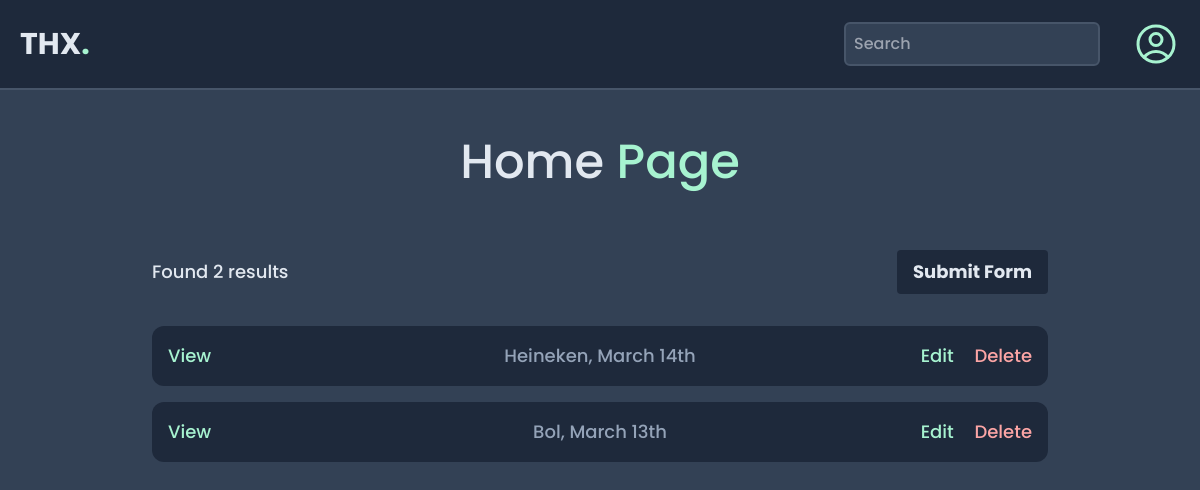
The page / on the database its author committed.
### base/models.py (models this page shows, shortened)
class Room(models.Model):
    COUNTRY_CHOICES = [
        ("NL", "Netherlands"),
        ("BE", "Belgium"),
        ("DE", "Germany"),
        ("FR", "France"),
        ("UK", "United Kingdom"),
    ]
    country = models.CharField(max_length=50, choices=COUNTRY_CHOICES, default="NL")
    name_client = models.CharField(max_length=50, default="")
    name_advertiser = models.CharField(max_length=50, null=True, blank=True, default="")
    name_campaign = models.CharField(max_length=50, default="")
    comment = models.TextField(max_length=100, null=True, blank=True, default="")
    updated = models.DateTimeField(auto_now=True)
    created = models.DateTimeField(auto_now_add=True)
    class Meta:
        ordering = ["-created"]

### base/views.py (the view)
# urls.py: path("", views.home, name="home"),
def home(request):
    q = request.GET.get("q") if request.GET.get("q") != None else ""
    rooms = Room.objects.filter(Q(name_client__icontains=q) | Q(comment__icontains=q))
    room_count = rooms.count()
    context = {"rooms": rooms, "room_count": room_count, "title": "Home"}
    return render(request, "base/home.html", context)

### base/templates/base/home.html
{% extends "main.html" %} {% block content %}
<h1 class="text-4xl pb-6 md:text-5xl md:pb-12">
  {{title}}<span class="text-emerald-200"> Page</span>
</h1>
<div class="mb-6 text-lg p-8 md:rounded-xl w-full lg:w-[60rem] -mt-4">
  <div class="flex flex-col justify-center align-baseline">
    <div class="flex justify-between items-center mb-6">
      <p>Found {{room_count}} result{% if room_count != 1 %}s{% endif %}</p>
      <a
        href="{% url 'submit' %}"
        class="bg-slate-800 hover:text-emerald-200 hover:cursor-pointer font-bold py-2 px-4 rounded"
      >
        Submit Form
      </a>
    </div>
    {% for room in rooms %}
    <div class="my-2 bg-slate-800 rounded-xl p-4 flex justify-between">
      <div class="w-72">
        <a href="{% url 'room' room.id %}" class="text-emerald-200">View</a>
      </div>
      <div class="text-slate-400 w-72 text-center">
        {{room.name_client}}, {{room.created|date:"F d"}}th
      </div>
      <div class="w-72 text-end">
        <a href="{% url 'edit' room.id %}" class="text-emerald-200 mr-4"
          >Edit</a
        >
        <a href="{% url 'delete' room.id %}" class="text-red-300">Delete</a>
      </div>
    </div>
    {% endfor %}
  </div>
</div>
{% endblock %}

### static/style.css (style rules this page uses)
* { box-sizing: border-box; margin: 0; padding: 0; font-family: "Poppins", sans-serif; font-weight: 500; color: #e2e8f0; }
a, button, input, textarea { -webkit-user-select: none; -moz-user-select: none; user-select: none; transition: all 0.12s ease-in-out; }

### rows shown on the page
Room: name_client "Heineken", created "March 14"
Room: name_client "Bol", created "March 13"

### other values the page prints
{{ title }} "Home"
{{ room_count }} "2"
